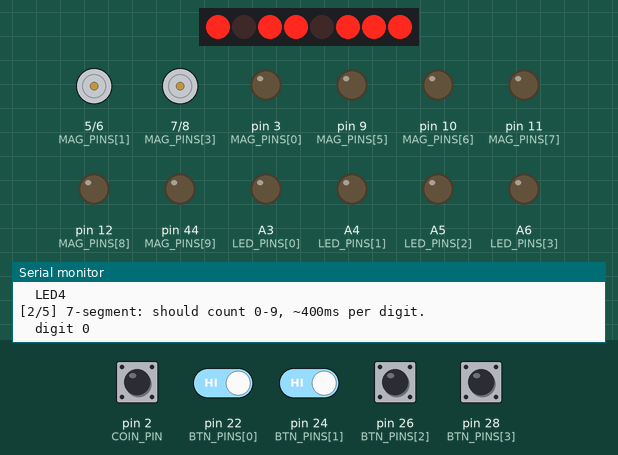
Simulated run of this sketch. Board: Arduino Mega 2560, built with avr-gcc and run on an emulated ATmega2560. Shown: 8 shift-register outputs drawn as a row of LEDs (first output left, lit = HIGH), motor-driver pin pairs drawn as motors (green arrow = first pin HIGH = forward, orange = second pin HIGH = backward, longer = more drive), output pins drawn as LEDs (lit = HIGH), the last lines printed to the serial monitor. Wiring (inferred from the names in the program): shift register (74HC595): data A0; shift clock A2; latch A1. Wiring (inferred from the signals the program sends): row of LEDs: on Q0, Q1, Q2, Q3, Q4, Q5, Q6, Q7. Inputs (shaded band) come from the test bench; at power-on: pin 2 (COIN_PIN), pin 22 (BTN_PINS[0]), pin 24 (BTN_PINS[1]), pin 26 (BTN_PINS[2]), pin 28 (BTN_PINS[3]) HIGH. Pins used as bus, display or sensor lines are not drawn.

Above: at 3.2 s.
At 6.4 s:
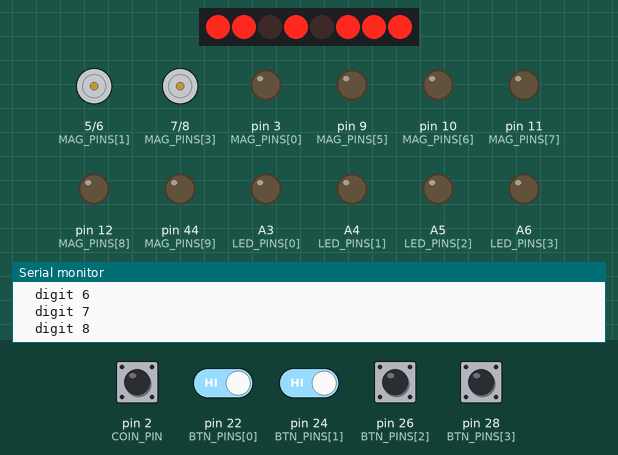
6.5 s: pin 22 (BTN_PINS[0]) driven LOW and pin 24 (BTN_PINS[1]) driven LOW
At 12.7 s:
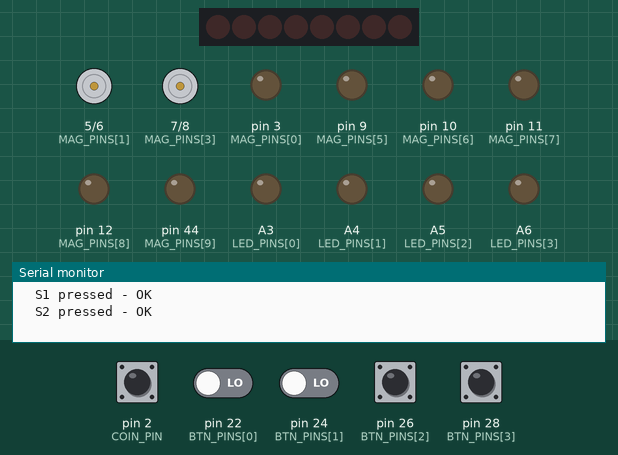
12.9 s: pin 28 (BTN_PINS[3]) pulled LOW for 0.15 s
Timing chart, 0 to 15.9 s (numbered marks = the images above; inputs shaded):
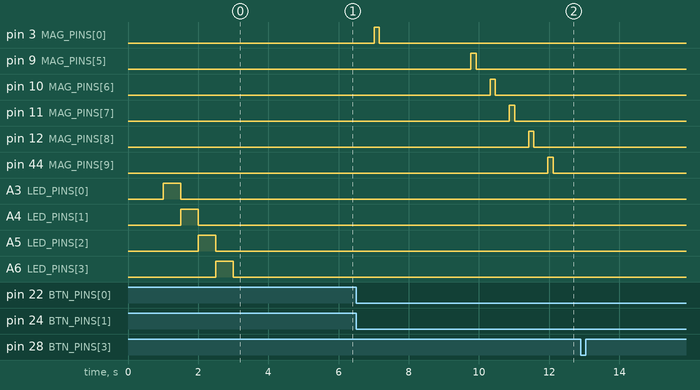

The sketch:

self_test.ino
```cpp
/*
 * Reflex Machine - bring-up self-test
 *
 * Upload this INSTEAD of the game firmware the first time the manufactured board is powered up.
 * It never runs the game logic - it only exercises each subsystem in isolation, in a fixed order,
 * printing what it's doing to the USB Serial Monitor (115200 baud) so a human can check each step
 * against test/bringup/CHECKLIST.md before trusting the board with the real firmware.
 *
 * Pin numbers match gen/netlist.py exactly (checked by test/pinmap.py) - do not hand-edit them here,
 * fix netlist.py and the game firmware together if a pin ever needs to change.
 */

const uint8_t MAG_PINS[10] = {3, 5, 6, 7, 8, 9, 10, 11, 12, 44};
const uint8_t BTN_PINS[4]  = {22, 24, 26, 28};   // S1, S2, S3, RST
const char*   BTN_NAMES[4] = {"S1", "S2", "S3", "RST"};
const uint8_t COIN_PIN     = 2;
const uint8_t LED_PINS[4]  = {A3, A4, A5, A6};
const uint8_t SEG_DATA     = A0;
const uint8_t SEG_LATCH    = A1;
const uint8_t SEG_CLOCK    = A2;

// Same bit map as the real firmware (common-cathode, bit set = segment lit).
const uint8_t DIGIT[10] = {
  0b11101101, 0b00100001, 0b11001100, 0b01101100, 0b00100011,
  0b01101010, 0b11101010, 0b00100101, 0b11101011, 0b01101011,
};

void segWrite(uint8_t pattern) {
  digitalWrite(SEG_LATCH, LOW);
  shiftOut(SEG_DATA, SEG_CLOCK, MSBFIRST, pattern);
  digitalWrite(SEG_LATCH, HIGH);
}

void setup() {
  Serial.begin(115200);
  while (!Serial) {}
  Serial.println(F("=== Reflex Machine bring-up self-test ==="));
  Serial.println(F("Compare each step against test/bringup/CHECKLIST.md"));

  for (uint8_t i = 0; i < 10; i++) { pinMode(MAG_PINS[i], OUTPUT); analogWrite(MAG_PINS[i], 0); }
  for (uint8_t i = 0; i < 4; i++)  { pinMode(BTN_PINS[i], INPUT_PULLUP); }
  pinMode(COIN_PIN, INPUT_PULLUP);
  for (uint8_t i = 0; i < 4; i++)  { pinMode(LED_PINS[i], OUTPUT); digitalWrite(LED_PINS[i], LOW); }
  pinMode(SEG_DATA, OUTPUT);
  pinMode(SEG_LATCH, OUTPUT);
  pinMode(SEG_CLOCK, OUTPUT);
  segWrite(0);

  delay(1000);
}

void testStatusLeds() {
  Serial.println(F("\n[1/5] Status LEDs A3-A6: each should light for 500ms, one at a time."));
  for (uint8_t i = 0; i < 4; i++) {
    Serial.print(F("  LED")); Serial.println(i + 1);
    digitalWrite(LED_PINS[i], HIGH);
    delay(500);
    digitalWrite(LED_PINS[i], LOW);
  }
}

void testSevenSeg() {
  Serial.println(F("\n[2/5] 7-segment: should count 0-9, ~400ms per digit."));
  for (uint8_t d = 0; d < 10; d++) {
    Serial.print(F("  digit ")); Serial.println(d);
    segWrite(DIGIT[d]);
    delay(400);
  }
  segWrite(0);
}

// LOW DUTY, SHORT PULSE ONLY - this is a wiring check, not a load test. Do not extend PULSE_MS
// without checking the magnet's real current draw first (see HANDOVER.md open question).
void testMagnets() {
  const uint16_t PULSE_MS = 150;
  Serial.println(F("\n[3/5] Magnets 1-10: each should click/energize briefly, one at a time."));
  Serial.println(F("  WATCH FOR HEAT - stop immediately (power off) if anything gets warm fast."));
  for (uint8_t i = 0; i < 10; i++) {
    Serial.print(F("  MAG")); Serial.println(i + 1);
    analogWrite(MAG_PINS[i], 255);
    delay(PULSE_MS);
    analogWrite(MAG_PINS[i], 0);
    delay(400);   // cool-down gap between magnets
  }
}

void testButtons() {
  Serial.println(F("\n[4/5] Buttons: press each one within 10s. Reports LOW (pressed) once per button."));
  bool seen[4] = {false, false, false, false};
  uint32_t start = millis();
  while (millis() - start < 10000) {
    bool allSeen = true;
    for (uint8_t i = 0; i < 4; i++) {
      if (!seen[i] && digitalRead(BTN_PINS[i]) == LOW) {
        seen[i] = true;
        Serial.print(F("  ")); Serial.print(BTN_NAMES[i]); Serial.println(F(" pressed - OK"));
      }
      allSeen &= seen[i];
    }
    if (allSeen) break;
  }
  for (uint8_t i = 0; i < 4; i++) {
    if (!seen[i]) { Serial.print(F("  ")); Serial.print(BTN_NAMES[i]); Serial.println(F(" - NOT SEEN (check wiring)")); }
  }
}

void testCoin() {
  Serial.println(F("\n[5/5] Coin input: insert one coin/token within 10s."));
  uint32_t start = millis();
  bool seen = false;
  while (millis() - start < 10000) {
    if (digitalRead(COIN_PIN) == LOW) { seen = true; break; }
  }
  Serial.println(seen ? F("  Coin pulse detected - OK") : F("  NOT SEEN (check optocoupler wiring)"));
}

void loop() {
  testStatusLeds();
  testSevenSeg();
  testMagnets();
  testButtons();
  testCoin();
  Serial.println(F("\n=== Self-test cycle complete. Repeats in 5s. Reset the board to stop. ==="));
  delay(5000);
}
```
